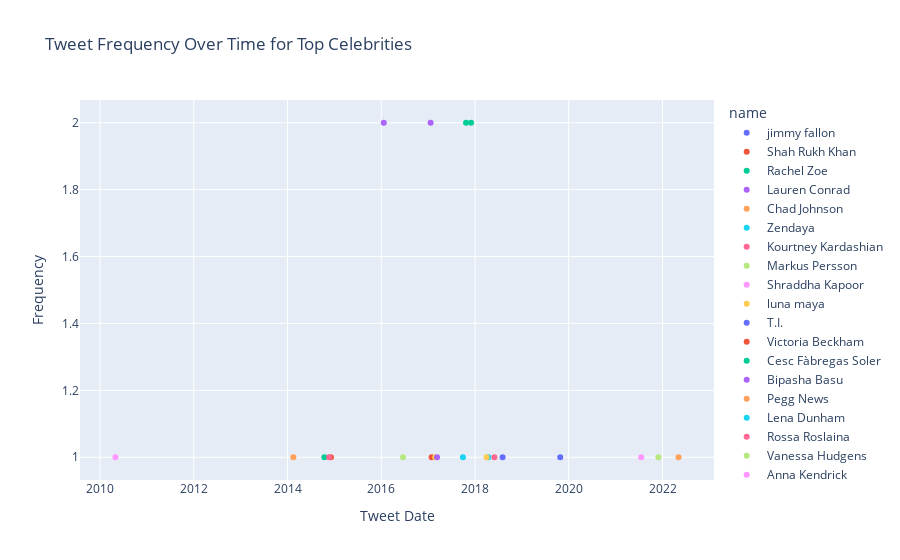

Notebook source saved alongside this figure:
### Code cell
import pandas as pd
import plotly.express as px

fig = px.scatter(main_df, x='tweet_date', y='Frequency', color='name',
                 title='Tweet Frequency Over Time for Top Celebrities',
                 labels={'Frequency': 'Frequency', 'tweet_date': 'Tweet Date', 'twitter_id': 'Celebrity'},
                 hover_data={'twitter_id': True, 'Frequency': True, 'tweet_date': '|%B %d, %Y'})
fig.show()

### Figure 1 — Plotly figure (JSON) as saved in the notebook; plotly's stock layout.template omitted (floating-point values rounded to 4 significant figures)
{"data": [{"customdata": [[15485441]], "hovertemplate": "name=jimmy fallon<br>Tweet Date=%{x|%B %d, %Y}<br>Frequency=%{y}<br>Celebrity=%{customdata[0]}<extra></extra>", "legendgroup": "jimmy fallon", "marker": {"color": "#636efa", "symbol": "circle"}, "mode": "markers", "name": "jimmy fallon", "orientation": "v", "showlegend": true, "type": "scatter", "x": ["2019-10-27"], "xaxis": "x", "y": [1], "yaxis": "y"}, {"customdata": [[101311381]], "hovertemplate": "name=Shah Rukh Khan<br>Tweet Date=%{x|%B %d, %Y}<br>Frequency=%{y}<br>Celebrity=%{customdata[0]}<extra></extra>", "legendgroup": "Shah Rukh Khan", "marker": {"color": "#EF553B", "symbol": "circle"}, "mode": "markers", "name": "Shah Rukh Khan", "orientation": "v", "showlegend": true, "type": "scatter", "x": ["2017-01-28"], "xaxis": "x", "y": [1], "yaxis": "y"}, {"customdata": [[30704824], [30704824]], "hovertemplate": "name=Rachel Zoe<br>Tweet Date=%{x|%B %d, %Y}<br>Frequency=%{y}<br>Celebrity=%{customdata[0]}<extra></extra>", "legendgroup": "Rachel Zoe", "marker": {"color": "#00cc96", "symbol": "circle"}, "mode": "markers", "name": "Rachel Zoe", "orientation": "v", "showlegend": true, "type": "scatter", "x": ["2017-12-01", " 2017-10-23"], "xaxis": "x", "y": [2, 2], "yaxis": "y"}, {"customdata": [[34097876], [34097876]], "hovertemplate": "name=Lauren Conrad<br>Tweet Date=%{x|%B %d, %Y}<br>Frequency=%{y}<br>Celebrity=%{customdata[0]}<extra></extra>", "legendgroup": "Lauren Conrad", "marker": {"color": "#ab63fa", "symbol": "circle"}, "mode": "markers", "name": "Lauren Conrad", "orientation": "v", "showlegend": true, "type": "scatter", "x": ["2017-01-20", " 2016-01-21"], "xaxis": "x", "y": [2, 2], "yaxis": "y"}, {"customdata": [[40519997]], "hovertemplate": "name=Chad Johnson<br>Tweet Date=%{x|%B %d, %Y}<br>Frequency=%{y}<br>Celebrity=%{customdata[0]}<extra></extra>", "legendgroup": "Chad Johnson", "marker": {"color": "#FFA15A", "symbol": "circle"}, "mode": "markers", "name": "Chad Johnson", "orientation": "v", "showlegend": true, "type": "scatter", "x": ["2022-05-06"], "xaxis": "x", "y": [1], "yaxis": "y"}, {"customdata": [[154280902]], "hovertemplate": "name=Zendaya<br>Tweet Date=%{x|%B %d, %Y}<br>Frequency=%{y}<br>Celebrity=%{customdata[0]}<extra></extra>", "legendgroup": "Zendaya", "marker": {"color": "#19d3f3", "symbol": "circle"}, "mode": "markers", "name": "Zendaya", "orientation": "v", "showlegend": true, "type": "scatter", "x": ["2018-04-15"], "xaxis": "x", "y": [1], "yaxis": "y"}, {"customdata": [[23617610]], "hovertemplate": "name=Kourtney Kardashian<br>Tweet Date=%{x|%B %d, %Y}<br>Frequency=%{y}<br>Celebrity=%{customdata[0]}<extra></extra>", "legendgroup": "Kourtney Kardashian", "marker": {"color": "#FF6692", "symbol": "circle"}, "mode": "markers", "name": "Kourtney Kardashian", "orientation": "v", "showlegend": true, "type": "scatter", "x": ["2018-06-01"], "xaxis": "x", "y": [1], "yaxis": "y"}, {"customdata": [[63485337]], "hovertemplate": "name=Markus Persson<br>Tweet Date=%{x|%B %d, %Y}<br>Frequency=%{y}<br>Celebrity=%{customdata[0]}<extra></extra>", "legendgroup": "Markus Persson", "marker": {"color": "#B6E880", "symbol": "circle"}, "mode": "markers", "name": "Markus Persson", "orientation": "v", "showlegend": true, "type": "scatter", "x": ["2021-11-30"], "xaxis": "x", "y": [1], "yaxis": "y"}, {"customdata": [[317034396]], "hovertemplate": "name=Shraddha Kapoor<br>Tweet Date=%{x|%B %d, %Y}<br>Frequency=%{y}<br>Celebrity=%{customdata[0]}<extra></extra>", "legendgroup": "Shraddha Kapoor", "marker": {"color": "#FF97FF", "symbol": "circle"}, "mode": "markers", "name": "Shraddha Kapoor", "orientation": "v", "showlegend": true, "type": "scatter", "x": ["2021-07-19"], "xaxis": "x", "y": [1], "yaxis": "y"}, {"customdata": [[128841198]], "hovertemplate": "name=luna maya<br>Tweet Date=%{x|%B %d, %Y}<br>Frequency=%{y}<br>Celebrity=%{customdata[0]}<extra></extra>", "legendgroup": "luna maya", "marker": {"color": "#FECB52", "symbol": "circle"}, "mode": "markers", "name": "luna maya", "orientation": "v", "showlegend": true, "type": "scatter", "x": ["2017-02-25"], "xaxis": "x", "y": [1], "yaxis": "y"}, {"customdata": [[117778179]], "hovertemplate": "name=T.I.<br>Tweet Date=%{x|%B %d, %Y}<br>Frequency=%{y}<br>Celebrity=%{customdata[0]}<extra></extra>", "legendgroup": "T.I.", "marker": {"color": "#636efa", "symbol": "circle"}, "mode": "markers", "name": "T.I.", "orientation": "v", "showlegend": true, "type": "scatter", "x": ["2018-08-04"], "xaxis": "x", "y": [1], "yaxis": "y"}, {"customdata": [[185314895]], "hovertemplate": "name=Victoria Beckham<br>Tweet Date=%{x|%B %d, %Y}<br>Frequency=%{y}<br>Celebrity=%{customdata[0]}<extra></extra>", "legendgroup": "Victoria Beckham", "marker": {"color": "#EF553B", "symbol": "circle"}, "mode": "markers", "name": "Victoria Beckham", "orientation": "v", "showlegend": true, "type": "scatter", "x": ["2014-12-05"], "xaxis": "x", "y": [1], "yaxis": "y"}, {"customdata": [[185827887]], "hovertemplate": "name=Cesc Fàbregas Soler<br>Tweet Date=%{x|%B %d, %Y}<br>Frequency=%{y}<br>Celebrity=%{customdata[0]}<extra></extra>", "legendgroup": "Cesc Fàbregas Soler", "marker": {"color": "#00cc96", "symbol": "circle"}, "mode": "markers", "name": "Cesc Fàbregas Soler", "orientation": "v", "showlegend": true, "type": "scatter", "x": ["2014-10-15"], "xaxis": "x", "y": [1], "yaxis": "y"}, {"customdata": [[107318424]], "hovertemplate": "name=Bipasha Basu<br>Tweet Date=%{x|%B %d, %Y}<br>Frequency=%{y}<br>Celebrity=%{customdata[0]}<extra></extra>", "legendgroup": "Bipasha Basu", "marker": {"color": "#ab63fa", "symbol": "circle"}, "mode": "markers", "name": "Bipasha Basu", "orientation": "v", "showlegend": true, "type": "scatter", "x": ["2017-03-11"], "xaxis": "x", "y": [1], "yaxis": "y"}, {"customdata": [[18713254]], "hovertemplate": "name=Pegg News<br>Tweet Date=%{x|%B %d, %Y}<br>Frequency=%{y}<br>Celebrity=%{customdata[0]}<extra></extra>", "legendgroup": "Pegg News", "marker": {"color": "#FFA15A", "symbol": "circle"}, "mode": "markers", "name": "Pegg News", "orientation": "v", "showlegend": true, "type": "scatter", "x": ["2014-02-15"], "xaxis": "x", "y": [1], "yaxis": "y"}, {"customdata": [[31080039]], "hovertemplate": "name=Lena Dunham<br>Tweet Date=%{x|%B %d, %Y}<br>Frequency=%{y}<br>Celebrity=%{customdata[0]}<extra></extra>", "legendgroup": "Lena Dunham", "marker": {"color": "#19d3f3", "symbol": "circle"}, "mode": "markers", "name": "Lena Dunham", "orientation": "v", "showlegend": true, "type": "scatter", "x": ["2017-09-29"], "xaxis": "x", "y": [1], "yaxis": "y"}, {"customdata": [[180396151]], "hovertemplate": "name=Rossa Roslaina<br>Tweet Date=%{x|%B %d, %Y}<br>Frequency=%{y}<br>Celebrity=%{customdata[0]}<extra></extra>", "legendgroup": "Rossa Roslaina", "marker": {"color": "#FF6692", "symbol": "circle"}, "mode": "markers", "name": "Rossa Roslaina", "orientation": "v", "showlegend": true, "type": "scatter", "x": ["2014-11-21"], "xaxis": "x", "y": [1], "yaxis": "y"}, {"customdata": [[274119641]], "hovertemplate": "name=Vanessa Hudgens<br>Tweet Date=%{x|%B %d, %Y}<br>Frequency=%{y}<br>Celebrity=%{customdata[0]}<extra></extra>", "legendgroup": "Vanessa Hudgens", "marker": {"color": "#B6E880", "symbol": "circle"}, "mode": "markers", "name": "Vanessa Hudgens", "orientation": "v", "showlegend": true, "type": "scatter", "x": ["2016-06-19"], "xaxis": "x", "y": [1], "yaxis": "y"}, {"customdata": [[59949396]], "hovertemplate": "name=Anna Kendrick<br>Tweet Date=%{x|%B %d, %Y}<br>Frequency=%{y}<br>Celebrity=%{customdata[0]}<extra></extra>", "legendgroup": "Anna Kendrick", "marker": {"color": "#FF97FF", "symbol": "circle"}, "mode": "markers", "name": "Anna Kendrick", "orientation": "v", "showlegend": true, "type": "scatter", "x": ["2010-05-01"], "xaxis": "x", "y": [1], "yaxis": "y"}, {"customdata": [[21219827]], "hovertemplate": "name=Shay Mitchell<br>Tweet Date=%{x|%B %d, %Y}<br>Frequency=%{y}<br>Celebrity=%{customdata[0]}<extra></extra>", "legendgroup": "Shay Mitchell", "marker": {"color": "#FECB52", "symbol": "circle"}, "mode": "markers", "name": "Shay Mitchell", "orientation": "v", "showlegend": true, "type": "scatter", "x": ["2018-04-01"], "xaxis": "x", "y": [1], "yaxis": "y"}], "layout": {"legend": {"title": {"text": "name"}, "tracegroupgap": 0}, "title": {"text": "Tweet Frequency Over Time for Top Celebrities"}, "xaxis": {"anchor": "y", "domain": [0, 1], "title": {"text": "Tweet Date"}}, "yaxis": {"anchor": "x", "domain": [0, 1], "title": {"text": "Frequency"}}}}
